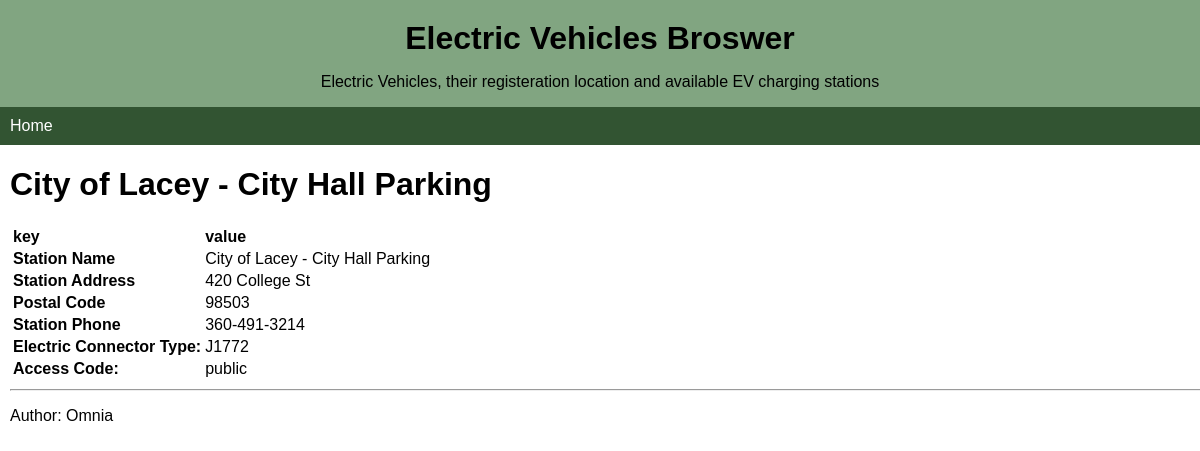
The app's page /echargingStation/33351 with its own data.
### api/models.py (models this page shows, shortened)
class EvChargingStations(models.Model):
    id = models.IntegerField(primary_key=True, null=False, blank=False)
    stationName = models.CharField(max_length=256, null=False, blank=False)
    stationAddress = models.CharField(max_length=256, null=False, blank=False)
    stationPhone = models.CharField(max_length=256, null=True, blank=True)
    connectorType = models.ForeignKey(EconnectorType, on_delete=models.CASCADE)
    accessCode = models.ForeignKey(AccessCode, on_delete=models.CASCADE)
    stationLocation = models.IntegerField(null=False, blank=False)

class EconnectorType(models.Model):
    connectorType = models.CharField(max_length=256, null=True, blank=True)
    def __str__(self):
        return self.connectorType

class AccessCode(models.Model):
    accessCode = models.CharField(max_length=256, null=True, blank=True)
    def __str__(self):
        return self.accessCode

### api/views.py (the view)
# urls.py: path('echargingStation/<int:id>', views.echargingStation, name='echargingStation'),
def echargingStation(request, id):
    echargingStation = EvChargingStations.objects.get(id=id)
    return render(request, 'api/echargingStation.html', {'echargingStation': echargingStation})

### api/templates/api/echargingStation.html
{% extends "./base.html" %}
    {% block content%}
        <h1> {{ echargingStation.stationName }} </h1>
        <table class="details">
            <tr><th>key</th><th>value</th></tr>
            <tr><th>Station Name</th><td>{{ echargingStation.stationName }}</td></tr>
            <tr><th>Station Address</th><td>{{ echargingStation.stationAddress }}</td></tr>
            <tr><th>Postal Code</th><td>{{ echargingStation.stationLocation }}</td></tr>
            <tr><th>Station Phone</th><td>{{ echargingStation.stationPhone }}</td></tr>
            {% with connectorType=echargingStation.connectorType%}
                <tr><th>Electric Connector Type: </th><td>{{ connectorType }}</td></tr>
            {% endwith %}
            {% with accessCode=echargingStation.accessCode%}
                <tr><th>Access Code: </th><td>{{ accessCode }}</td></tr>
            {% endwith %}
        </table>
    {% endblock %}

### api/static/css/styles.css (style rules this page uses)
body { font-family: sans-serif; margin: 0px; border: 0px; padding: 0px; }
.details { text-align: left; }

### records on screen
EvChargingStations: stationName "City of Lacey - City Hall Parking", stationAddress "420 College St", stationLocation "98503", stationPhone "360-491-3214"
EconnectorType: connectorType "J1772"
AccessCode: accessCode "public"
